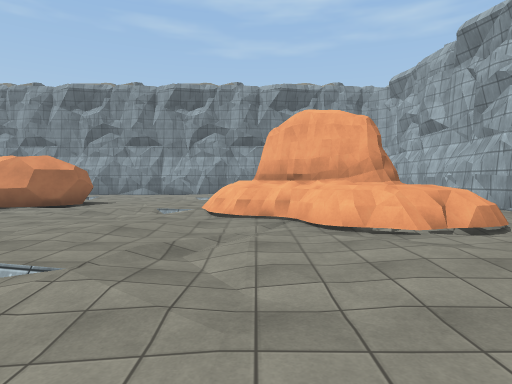
View 1 (above)

24 first-person views from a walk through a Unity game level. The camera is 1.5 m above the floor, tilts 2° down and sees 75° across. The floor is counted in squares, 2.25 m on a side. Each view is taken from the middle of a square. On the plan, view 1 faces up. The plan holds only what a view shows up to about 10 squares ahead; the rest is blank. The place goes on beyond the plan. The player is left out. Some surface patterns are stand-ins.

View 2
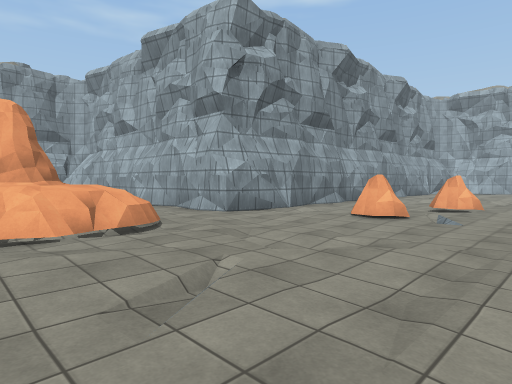

View 3
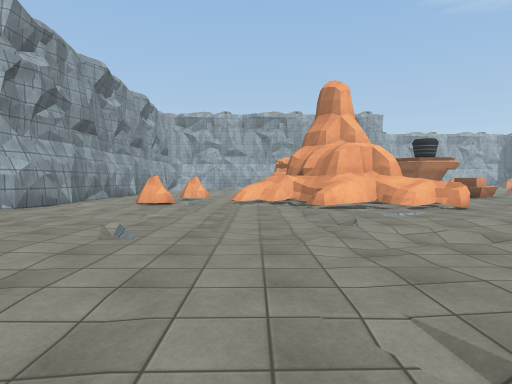

View 4
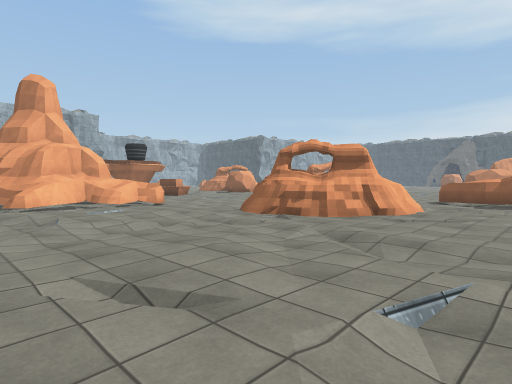

View 5
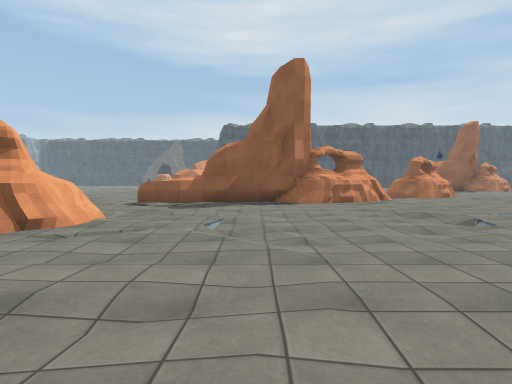

View 6
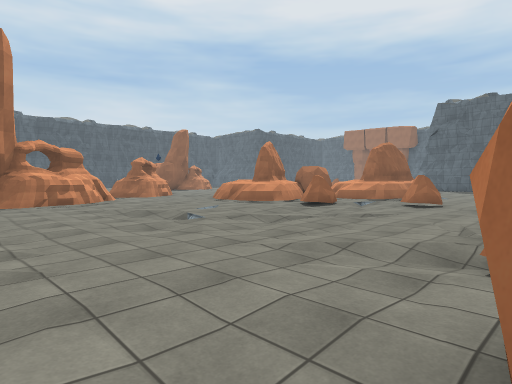

View 7
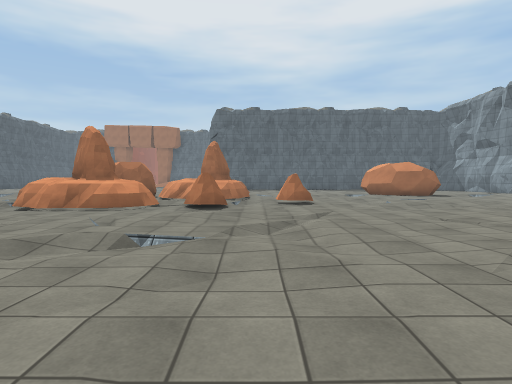

View 8
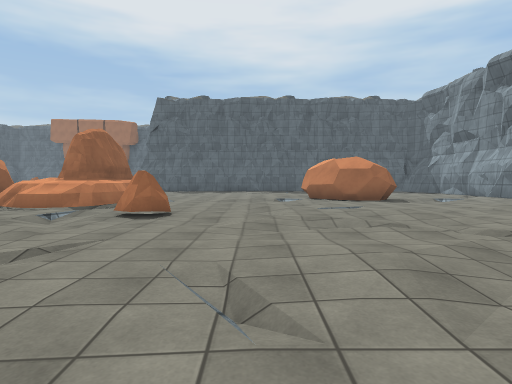

View 9
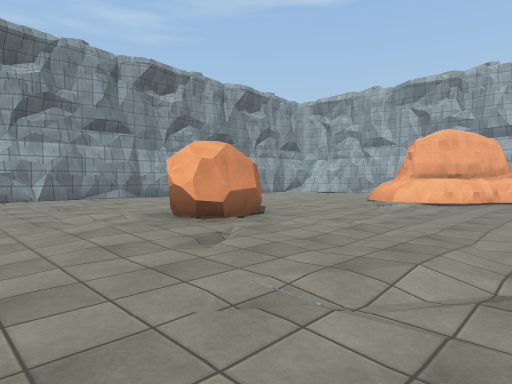

View 10
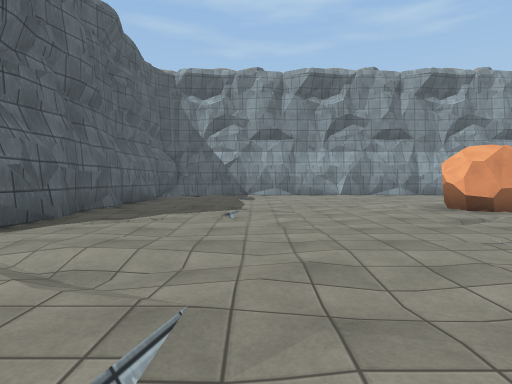

View 11
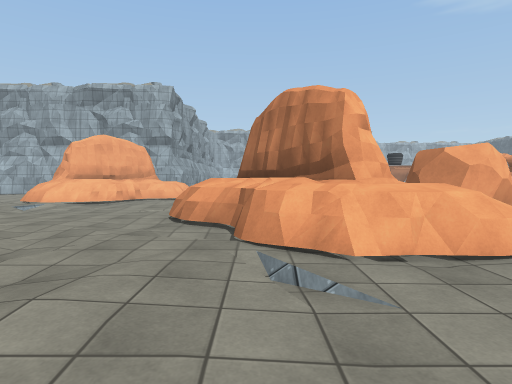

View 12
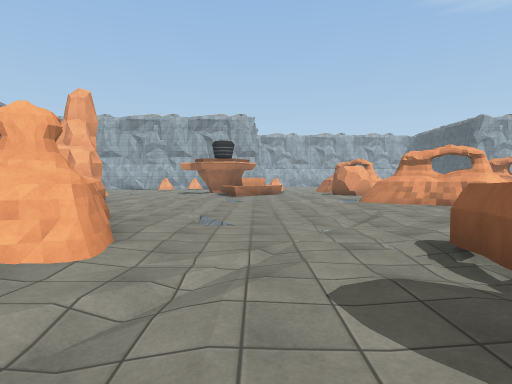

View 13
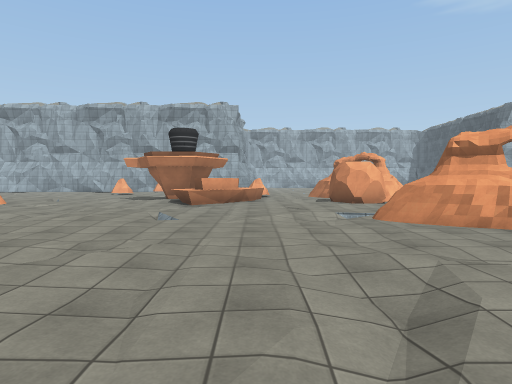

View 14
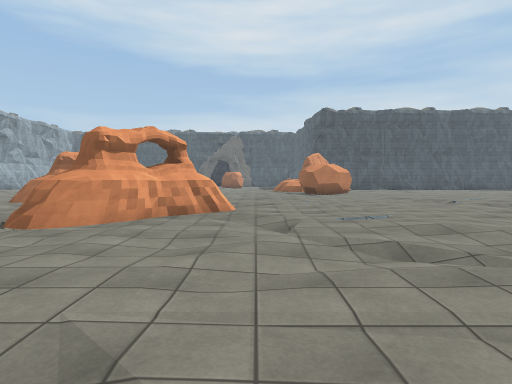

View 15
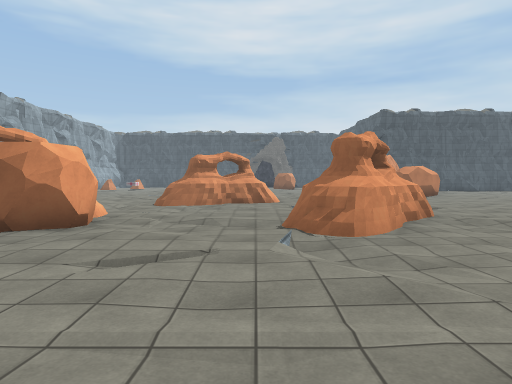

View 16
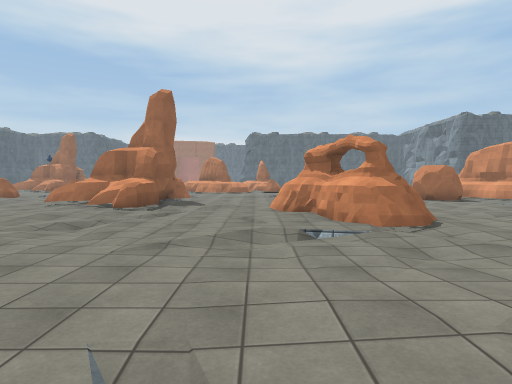

View 17
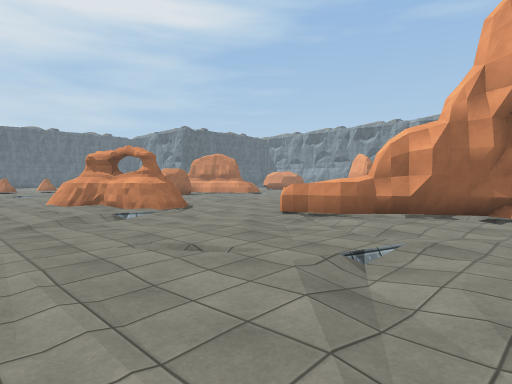

View 18
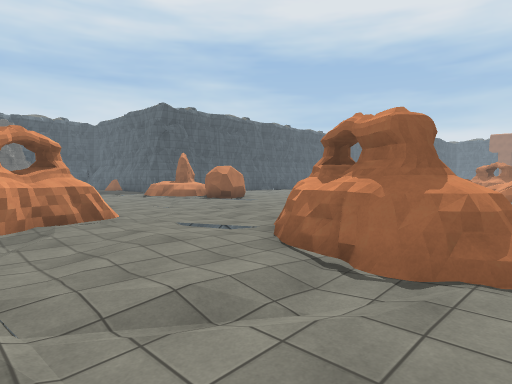

View 19
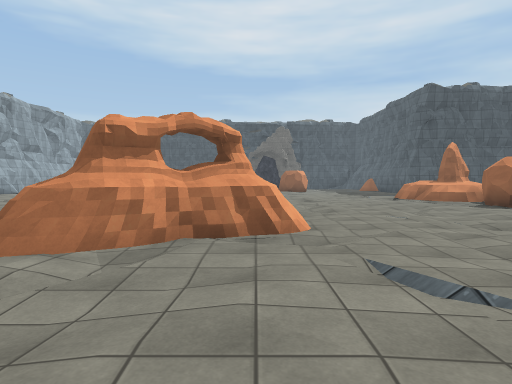

View 20
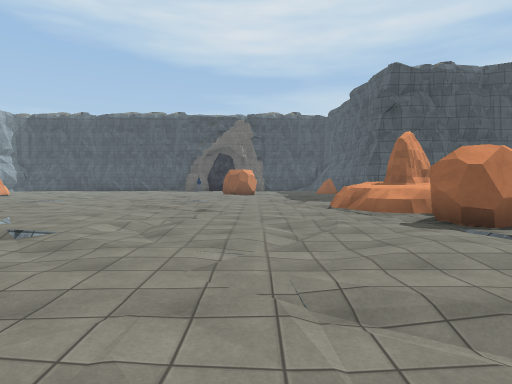

View 21
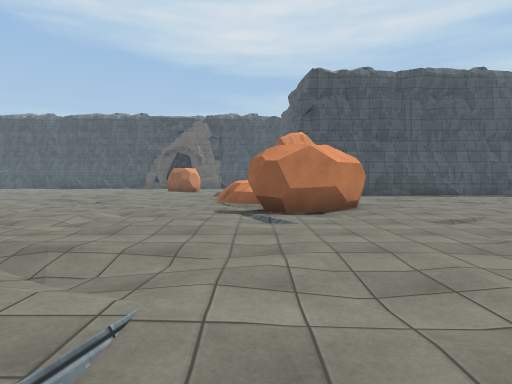

View 22
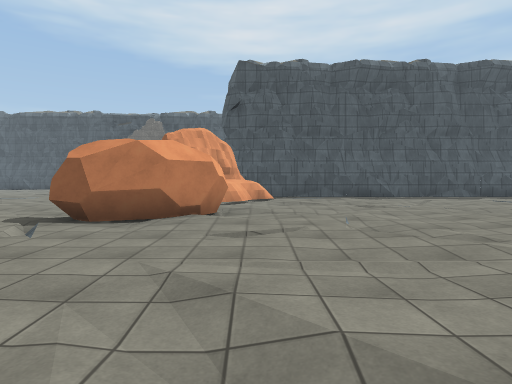

View 23
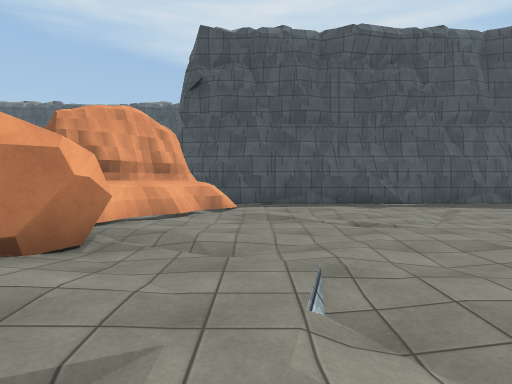

View 24
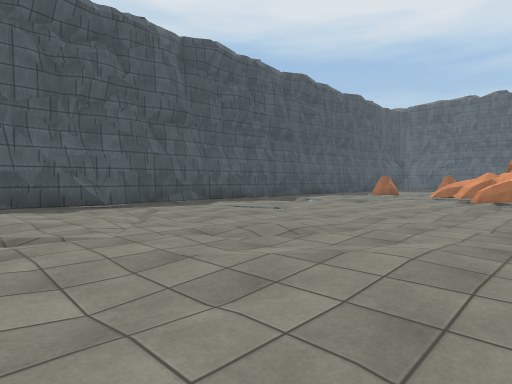

### Floor plan
Key: @ floor where view 1 was taken; # wall or solid block; . main floor; : floor 0.25 m higher than the main floor; - floor 0.25 m lower than the main floor; / step, stairs or slope; = window, fence, low wall or low ledge; ^ raised ledge; R rock; O other object.
Columns run from 16 left of view 1 to 11 right of it. Each row starts with its distance up from view 1.
 15         /.
 14         .-.
 13        .....
 12  #... ....-.
 11  #.........
 10  #........ R...       #
  9  #..-....RRR....      #
  8  #.......R.....=#    .#
  7  #...-....-..-.=##   .#
  6  #..............=##=..#####
  5   ...............=#=.../...
  4 ....-....-......../-....-.
  3 ...........===.........R....
  2 -....-.../=###/.....-../.R..
  1 R..... ..=##   .............
  0 R........=#= ...@....../=
 -1 .........  RR-......-../#
 -2 ..........O.R.....-...###
 -3 -..-......-............####.
 -4 ......................^##...
 -5 ....R.............#...=.....
 -6   ...-...-...-..###:....-...
 -7 ###=.RR.........##/.........
 -8 #=#=......-.........-....-^#
 -9 = = ===....................#
-10  RR ##=.....................
-11  RR##==.-.######^..-...-....
-12     =....##   #^/...........
-13               ##....-.##...R
-14                /.....###...#
-15               .......##/....
-16               -...-.........
-17               ............:.
-18               .-.......-###/
-19              ...........#
-20             ............/
-21          ....-...........
-22   # ^............RR....-..
-23   =-=...........RRR........
-24   =.............R #........
-25    ............./##=........
-26     -.........-.###=....-...
-27      ..........=#  .........
-28       ..-......=#
-29        .../..../#
-30        ##########

Where each view was taken, in squares from view 1:
view 1: 0 up, 0 right, facing up
view 2: 0 up, 1 right, facing up-right
view 3: 0 up, 2 left, facing right
view 4: 0 up, 3 left, facing down-right
view 5: 2 down, 3 left, facing down
view 6: 2 down, 3 left, facing down-left
view 7: 6 down, 3 left, facing left
view 8: 3 down, 6 left, facing left
view 9: 4 up, 10 left, facing up-right
view 10: 2 up, 11 left, facing up
view 11: 2 up, 10 left, facing right
view 12: 9 down, 3 left, facing right
view 13: 10 down, 1 right, facing right
view 14: 8 down, 4 right, facing down
view 15: 8 down, 8 right, facing down
view 16: 8 down, 8 right, facing left
view 17: 10 down, 10 right, facing up-left
view 18: 12 down, 10 right, facing down-left
view 19: 14 down, 8 right, facing down
view 20: 17 down, 5 right, facing down
view 21: 16 down, 2 right, facing down
view 22: 17 down, 1 left, facing down
view 23: 20 down, 2 left, facing down
view 24: 21 down, 3 left, facing down-left
